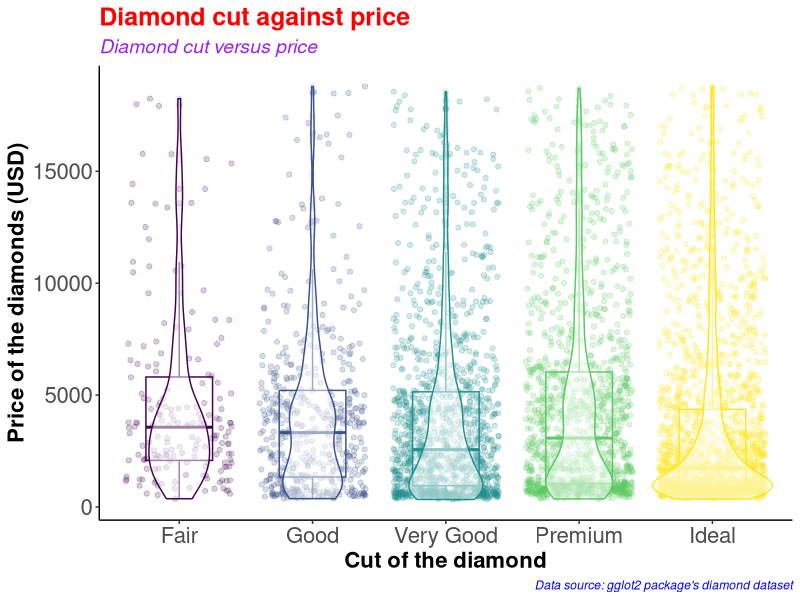
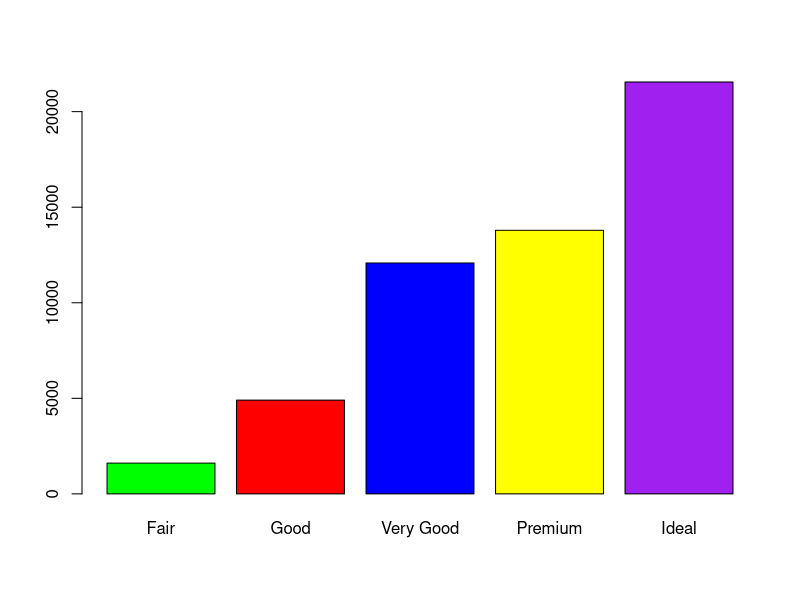
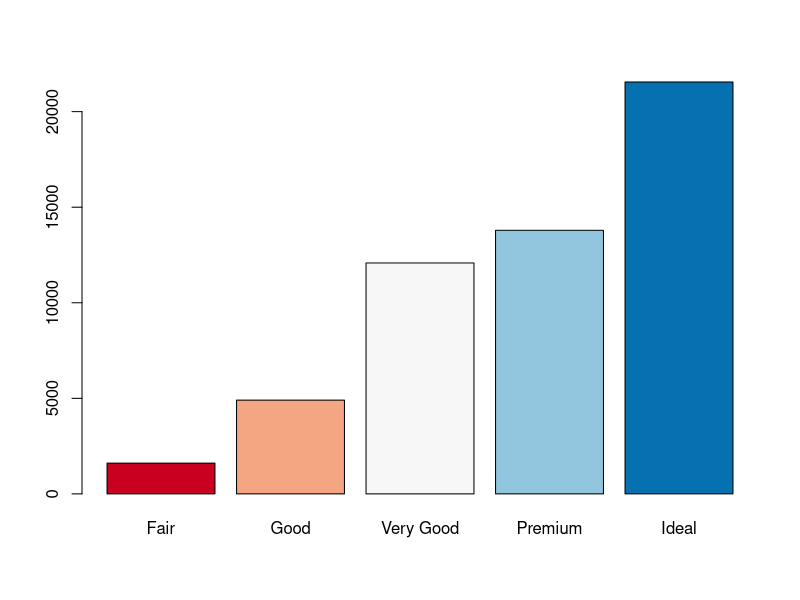
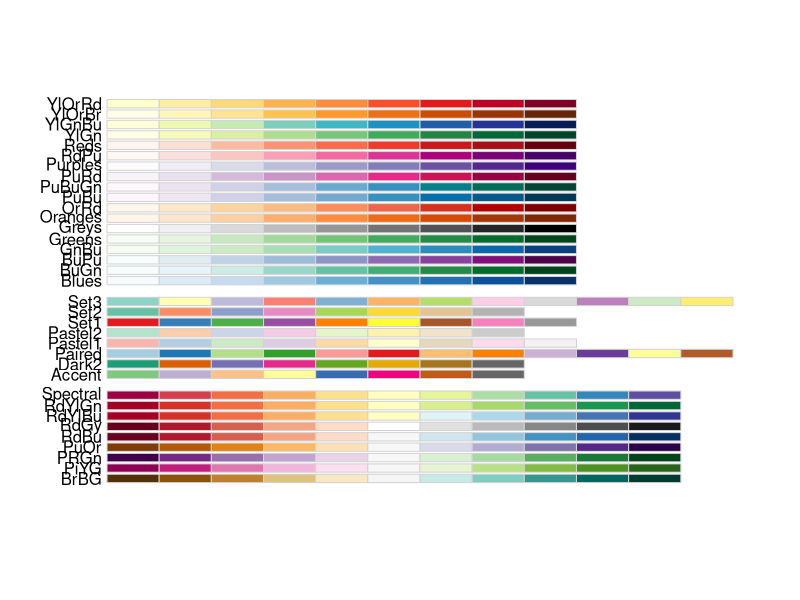
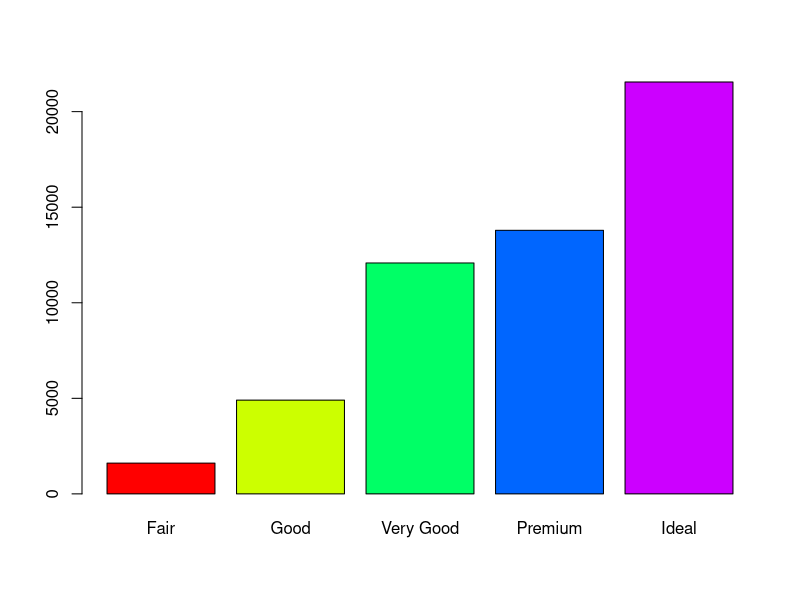
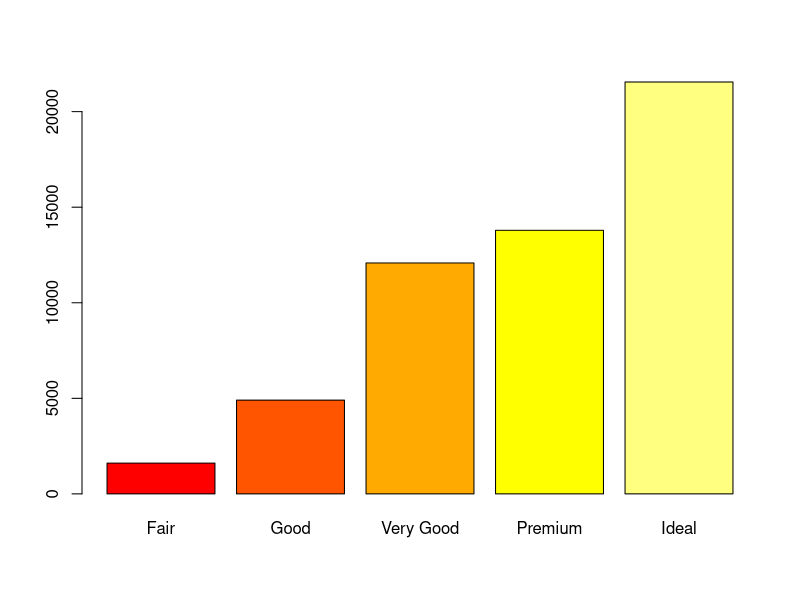
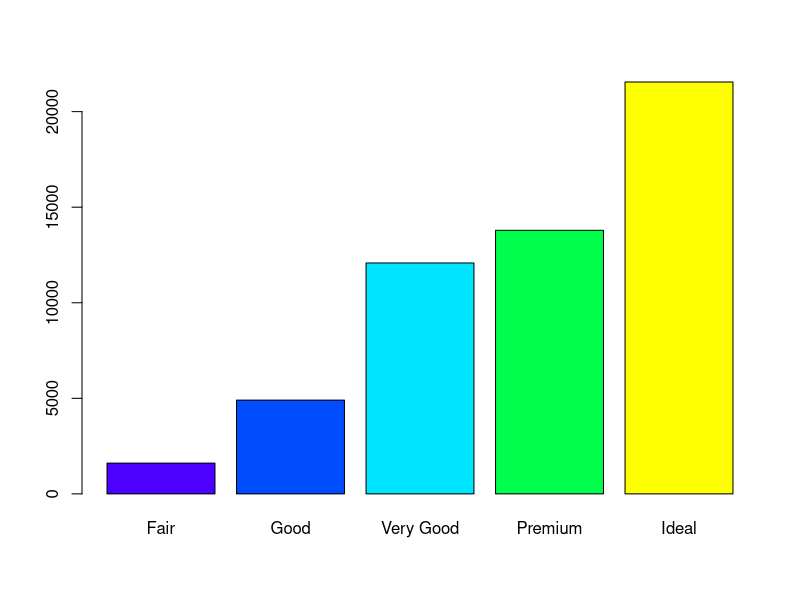
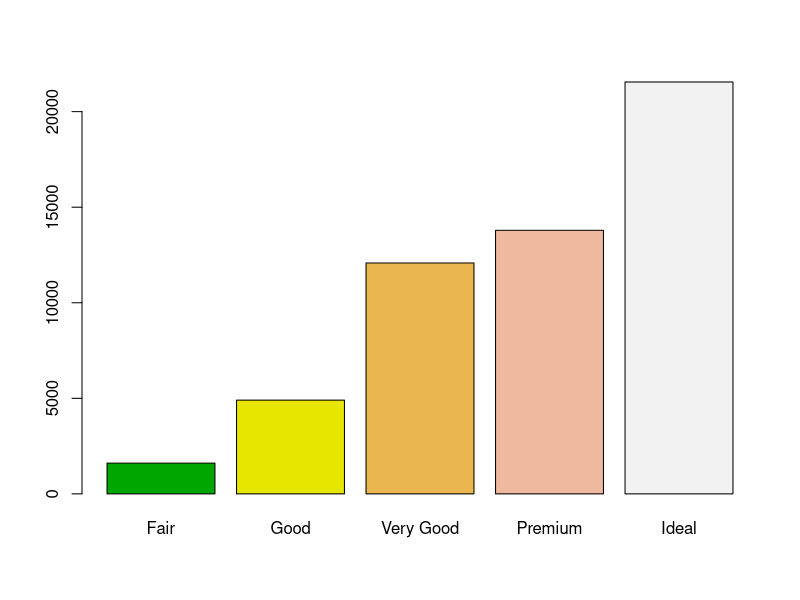

Source code (R) for these figures, in order:
#########################################
# Name: Wyclife Agumba Oluoch           #   
# E-mail: wyclifeoluoch@gmail.com       #
# GitHub: https://github.com/Wycology   #
# Task: Boxplot and violin plots in one #
# Date: 4th Jan 2021                    #
# Last edited: 15th Feb 2021            #
#########################################

# Loading the necessary libraries for the project
library(tidyverse) # This is for data wrangling and plotting
library(RColorBrewer) # This is for generating color pallets for the plots.

diamonds_df <- diamonds # Saving the diamonds data to a new object

head(diamonds) # Checking the variables in the data-set for subsequent analyses
nrow(diamonds) # Checking for the number of rows in the data. 53940 observations

diamonds_df %>% # Picking the diamonds data object
  slice_sample(n = 0.1*(nrow(diamonds))) %>% # Picking a portion of the data-set
  ggplot(aes(x = cut, y = price, color = cut)) + # Adding the mapping variables
  geom_point(position = "jitter", alpha = 0.2) + # Adding jitter and alpha
  geom_boxplot(alpha = 0.1, width = 0.5) + # Modifying dimensions of the boxplot 
  geom_violin(alpha = 0.5) + # Adding violin plot on top of the box and jitter
  theme_classic() + # Adding my preferred theme for publication.
  theme(legend.position = "none") + # Removing the legend; it is on the x-axis
  labs(x = "Cut of the diamond", # Having the best labels on the plot.
       y = "Price of the diamonds (USD)",
       title = "Diamond cut against price", # Setting titble of the plot
       subtitle = "Diamond cut versus price",
       caption = "Data source: gglot2 package's diamond dataset") +
  theme(axis.text=element_text(size=16),
        axis.title=element_text(size=16,face="bold")) +
  theme(plot.title = element_text(color = 'red', size = 18, face = 'bold'),
        plot.subtitle = element_text(color = 'purple', size = 14, face = 'italic'),
        plot.caption = element_text(color = 'blue', face = 'italic'))

diamonds %>% 
  filter(cut == 'Very Good') %>% 
  nrow()

diamonds %>% 
  select(cut) %>% 
  table() %>% 
  barplot(col = c('green', 'red', 'blue', 'yellow', 'purple'))

# Instead of specifying the colors, we can simply use the color brewer panel 

diamonds %>% 
  select(cut) %>% 
  table() %>% 
  barplot(col = brewer.pal(n = 5, name = "RdBu"))
# To display more brewer colors options to use, run the following function:

display.brewer.all()

# Can also use rainbow colors

diamonds %>% 
  select(cut) %>% 
  table() %>% 
  barplot(col = rainbow(5))

# Can also use heat.colors
diamonds %>% 
  select(cut) %>% 
  table() %>% 
  barplot(col = heat.colors(5))

# Can also use topographic colors

diamonds %>% 
  select(cut) %>% 
  table() %>% 
  barplot(col = topo.colors(5))

# Can also use terrain colors
diamonds %>% 
  select(cut) %>% 
  table() %>% 
  barplot(col = terrain.colors(5))

# Can also use cm.colors
diamonds %>% 
  select(cut) %>% 
  table() %>% 
  barplot(col = cm.colors(5))

?getData
# That is awesome. Good for the day.
